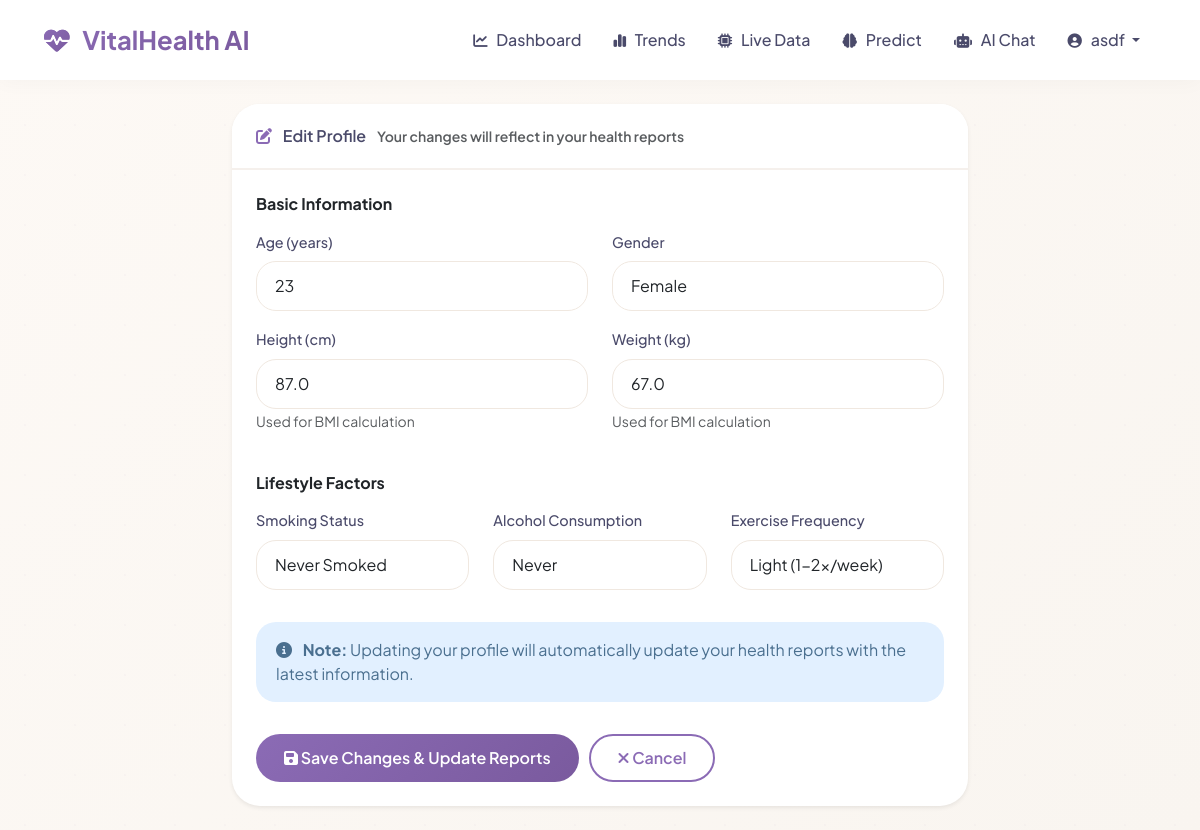
The app's page /profile/edit (signed in) with its own data.
### app/models.py (models this page shows, shortened)
class User(UserMixin, db.Model):
    id = db.Column(db.Integer, primary_key=True)
    username = db.Column(db.String(80), unique=True, nullable=False)
    email = db.Column(db.String(120), unique=True, nullable=False)
    password_hash = db.Column(db.String(128))
    created_at = db.Column(db.DateTime, default=datetime.utcnow)
    age = db.Column(db.Integer)
    gender = db.Column(db.String(10))
    height = db.Column(db.Float)
    weight = db.Column(db.Float)
    smoker = db.Column(db.String(20))
    alcohol_consumer = db.Column(db.String(20))
    exercise_frequency = db.Column(db.String(20))
    medical_conditions = db.Column(db.Text)
    vital_records = db.relationship('VitalRecord', backref='user', lazy=True)
    predictions = db.relationship('Prediction', backref='user', lazy=True)
    alerts = db.relationship('Alert', backref='user', lazy=True)
    chat_history = db.relationship('ChatMessage', backref='user', lazy=True)
    medical_reports = db.relationship('MedicalReport', backref='user', lazy=True)

### app/routes.py (the view)
@main_bp.route('/profile/edit')
@login_required
def profile_edit():
    return render_template('profile_edit.html', user=current_user)

### app/__init__.py (called while the page is built)
def create_app(config_class=Config):
    app = Flask(__name__)
    app.config.from_object(config_class)
    db.init_app(app)
    login_manager.init_app(app)
    @app.template_filter('min')
    def min_filter(value, max_val):
        try:
            return min(float(value) if value else 0, max_val)
        except:
            return 0
    from app.routes import main_bp, auth_bp, api_bp
    app.register_blueprint(main_bp)
    app.register_blueprint(auth_bp, url_prefix='/auth')
    app.register_blueprint(api_bp, url_prefix='/api')
    with app.app_context():
        db.create_all()
    @login_manager.user_loader
    def load_user(user_id):
        return User.query.get(int(user_id))
    return app

### app/templates/profile_edit.html (shortened to what this page needs)
{% extends "base.html" %}
{% block content %}
<div class="row animate-fade-up">
    <div class="col-lg-8 mx-auto">
        <div class="card border-0 shadow-sm">
            <div class="card-header bg-white">
                <i class="fas fa-edit me-2"></i> Edit Profile
                <small class="text-muted ms-2">Your changes will reflect in your health reports</small>
            </div>
            <div class="card-body p-4">
                <form method="POST" action="{{ url_for('api.update_profile') }}">
                    <h6 class="fw-bold mb-3">Basic Information</h6>
                    <div class="row">
                        <div class="col-md-6 mb-3">
                            <label class="form-label">Age (years)</label>
                            <input type="number" class="form-control" name="age" value="{{ user.age or '' }}">
                        </div>
                        <div class="col-md-6 mb-3">
                            <label class="form-label">Gender</label>
                            <select class="form-select" name="gender">
                                <option value="Female" {% if user.gender == 'Female' %}selected{% endif %}>Female</option>
                            </select>
                        </div>
                    </div>
                    <div class="row">
                        <div class="col-md-6 mb-3">
                            <label class="form-label">Height (cm)</label>
                            <input type="number" class="form-control" name="height" step="0.1" value="{{ user.height or '' }}">
                            <small class="text-muted">Used for BMI calculation</small>
                        </div>
                        <div class="col-md-6 mb-3">
                            <label class="form-label">Weight (kg)</label>
                            <input type="number" class="form-control" name="weight" step="0.1" value="{{ user.weight or '' }}">
                            <small class="text-muted">Used for BMI calculation</small>
                        </div>
                    </div>
                    <h6 class="fw-bold mb-3 mt-4">Lifestyle Factors</h6>
                    <div class="row">
                        <div class="col-md-4 mb-3">
                            <label class="form-label">Smoking Status</label>
                            <select class="form-select" name="smoker">
                                <option value="never" {% if user.smoker == 'never' %}selected{% endif %}>Never Smoked</option>
                            </select>
                        </div>
                        <div class="col-md-4 mb-3">
                            <label class="form-label">Alcohol Consumption</label>
                            <select class="form-select" name="alcohol">
                                <option value="never" {% if user.alcohol_consumer == 'never' %}selected{% endif %}>Never</option>
                            </select>
                        </div>
                        <div class="col-md-4 mb-3">
                            <label class="form-label">Exercise Frequency</label>
                            <select class="form-select" name="exercise">
                                <option value="light" {% if user.exercise_frequency == 'light' %}selected{% endif %}>Light (1-2x/week)</option>
                            </select>
                        </div>
                    </div>
                    <div class="alert alert-info mt-3">
                        <i class="fas fa-info-circle me-2"></i>
                        <strong>Note:</strong> Updating your profile will automatically update your health reports with the latest information.
                    </div>
                    <button type="submit" class="btn btn-primary-custom mt-3">
                        <i class="fas fa-save"></i> Save Changes & Update Reports
                    </button>
                    <a href="{{ url_for('main.profile_view') }}" class="btn btn-outline-custom mt-3 ms-2">
                        <i class="fas fa-times"></i> Cancel
                    </a>
                </form>
            </div>
        </div>
    </div>
</div>
{% endblock %}

### app/templates/base.html (shortened to what this page needs)
<!DOCTYPE html>
<html lang="en">
<head>
    <link href="https://cdn.jsdelivr.net/npm/bootstrap@5.3.0/dist/css/bootstrap.min.css" rel="stylesheet">
    <link rel="stylesheet" href="https://cdnjs.cloudflare.com/ajax/libs/font-awesome/6.4.0/css/all.min.css">
</head>
<body>
    {% if current_user.is_authenticated %}
    <nav class="navbar navbar-expand-lg sticky-top">
        <div class="container">
            <a class="navbar-brand" href="{{ url_for('main.dashboard') }}">
                <i class="fas fa-heartbeat"></i> VitalHealth AI
            </a>
            <div class="collapse navbar-collapse" id="navbarNav">
                <ul class="navbar-nav ms-auto">
                    <li class="nav-item">
                        <a class="nav-link {% if request.endpoint == 'main.dashboard' %}active{% endif %}" href="{{ url_for('main.dashboard') }}">
                            <i class="fas fa-chart-line"></i> Dashboard
                        </a>
                    </li>
                    <li class="nav-item">
                        <a class="nav-link {% if request.endpoint == 'main.trends' %}active{% endif %}" href="{{ url_for('main.trends') }}">
                            <i class="fas fa-chart-simple"></i> Trends
                        </a>
                    </li>
                    <li class="nav-item">
                        <a class="nav-link {% if request.endpoint == 'main.live_data' %}active{% endif %}" href="{{ url_for('main.live_data') }}">
                            <i class="fas fa-microchip"></i> Live Data
                        </a>
                    </li>
                    <li class="nav-item">
                        <a class="nav-link {% if request.endpoint == 'main.prediction' %}active{% endif %}" href="{{ url_for('main.prediction') }}">
                            <i class="fas fa-brain"></i> Predict
                        </a>
                    </li>
                    <li class="nav-item">
                        <a class="nav-link {% if request.endpoint == 'main.chat' %}active{% endif %}" href="{{ url_for('main.chat') }}">
                            <i class="fas fa-robot"></i> AI Chat
                        </a>
                    </li>
                    <li class="nav-item dropdown">
                        <a class="nav-link dropdown-toggle" href="#" data-bs-toggle="dropdown">
                            <i class="fas fa-user-circle"></i> {{ current_user.username }}
                        </a>
                    </li>
                </ul>
            </div>
        </div>
    </nav>
    {% endif %}
    <main class="container py-4">
        {% block content %}{% endblock %}
    </main>
</body>
</html>

### app/templates/base.html (style rules this page uses)
:root { --pastel-lavender: #E9E2F5; --pastel-mint: #E2F3E8; --pastel-peach: #FFE8E0; --pastel-blue: #E2F0FF; --pastel-pink: #FFE4F0; --pastel-yellow: #FFF4E0; --primary-soft: #9B7BB5; --primary: #8B6BB5; --primary-dark: #7A5A9E; --success-soft: #A7E0C0; --success: #6FBF8C; --warning-soft: #FFD9B5; --warning: #F5A97F; --danger-soft: #FFD1D1; --danger: #E98585; --info-soft: #C5E0F5; --info: #6BA5D0; --text-dark: #4A4A6A; --text-light: #8A8AA8; --bg-white: #FFFFFF; --bg-soft: #FCFAF8; }
* { margin: 0; padding: 0; box-sizing: border-box; }
body { font-family: 'Plus Jakarta Sans', sans-serif; background: linear-gradient(135deg, #FDF9F5 0%, #F9F5F0 100%); min-height: 100vh; color: var(--text-dark); }
.navbar { background: rgba(255, 255, 255, 0.95); backdrop-filter: blur(12px); box-shadow: 0 2px 20px rgba(0,0,0,0.03); padding: 1rem 2rem; }
.navbar-brand { font-size: 1.6rem; font-weight: 700; background: linear-gradient(135deg, var(--primary), var(--primary-dark)); -webkit-background-clip: text; -webkit-text-fill-color: transparent; background-clip: text; }
.navbar-brand i { margin-right: 8px; background: linear-gradient(135deg, var(--primary), var(--primary-dark)); -webkit-background-clip: text; -webkit-text-fill-color: transparent; }
.nav-link { color: var(--text-dark); font-weight: 500; margin: 0 0.5rem; transition: all 0.3s ease; position: relative; }
.nav-link i { margin-right: 6px; font-size: 0.9rem; }
.card { border: none; border-radius: 28px; background: var(--bg-white); box-shadow: 0 8px 24px rgba(0,0,0,0.04); transition: all 0.4s cubic-bezier(0.2, 0.9, 0.4, 1.1); overflow: hidden; }
.card-header { background: var(--bg-white); border-bottom: 2px solid #F5F0EC; padding: 1.25rem 1.5rem; font-weight: 600; color: var(--text-dark); }
.card-header i { margin-right: 8px; color: var(--primary); }
.btn-primary-custom { background: linear-gradient(135deg, var(--primary), var(--primary-dark)); color: white; border: none; padding: 12px 28px; border-radius: 40px; font-weight: 600; transition: all 0.3s ease; position: relative; overflow: hidden; }
.btn-primary-custom::before { content: ''; position: absolute; top: 0; left: -100%; width: 100%; height: 100%; background: linear-gradient(90deg, transparent, rgba(255,255,255,0.3), transparent); transition: left 0.5s ease; }
.btn-outline-custom { background: transparent; border: 2px solid var(--primary); color: var(--primary); padding: 10px 26px; border-radius: 40px; font-weight: 600; transition: all 0.3s ease; }
.animate-fade-up { animation: fadeInUp 0.6s ease forwards; }
.alert { border: none; border-radius: 20px; padding: 1rem 1.25rem; animation: slideInLeft 0.4s ease; }
.alert-info { background: var(--pastel-blue); color: #4A6F8F; }
.form-control, .form-select { border-radius: 20px; border: 1.5px solid #F0E8E0; padding: 12px 18px; transition: all 0.3s ease; background: var(--bg-white); }
.form-label { font-weight: 500; color: var(--text-dark); margin-bottom: 0.5rem; font-size: 0.9rem; }

### records on screen
User: username "asdf", age "23", gender "Female", height "87.0", weight "67.0", smoker "Never Smoked", alcohol "Never", exercise "Light (1-2x/week)"
